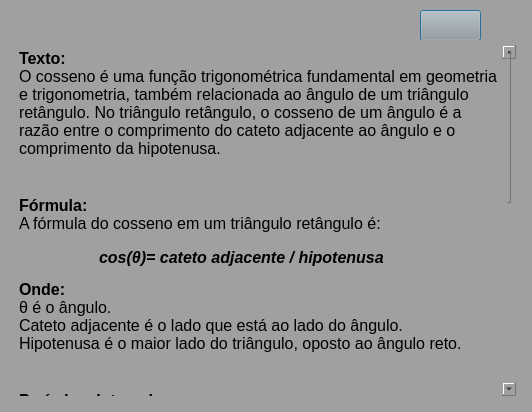
<?xml version="1.0" encoding="UTF-8"?>
<ui version="4.0">
 <class>Dialog</class>
 <widget class="QDialog" name="Dialog">
  <property name="geometry">
   <rect>
    <x>0</x>
    <y>0</y>
    <width>532</width>
    <height>412</height>
   </rect>
  </property>
  <property name="windowTitle">
   <string>Informações</string>
  </property>
  <property name="styleSheet">
   <string notr="true">background-color:rgb(160, 160, 160);
padding: 5px</string>
  </property>
  <widget class="QPushButton" name="btnControlarScroll">
   <property name="geometry">
    <rect>
     <x>420</x>
     <y>10</y>
     <width>61</width>
     <height>31</height>
    </rect>
   </property>
   <property name="cursor">
    <cursorShape>PointingHandCursor</cursorShape>
   </property>
   <property name="text">
    <string/>
   </property>
  </widget>
  <widget class="QTextEdit" name="textEditCosseno">
   <property name="geometry">
    <rect>
     <x>10</x>
     <y>40</y>
     <width>511</width>
     <height>361</height>
    </rect>
   </property>
   <property name="font">
    <font>
     <family>Segoe UI</family>
    </font>
   </property>
   <property name="cursor" stdset="0">
    <cursorShape>ArrowCursor</cursorShape>
   </property>
   <property name="styleSheet">
    <string notr="true">border: none</string>
   </property>
   <property name="readOnly">
    <bool>true</bool>
   </property>
   <property name="html">
    <string>&lt;!DOCTYPE HTML PUBLIC &quot;-//W3C//DTD HTML 4.0//EN&quot; &quot;http://www.w3.org/TR/REC-html40/strict.dtd&quot;&gt;
&lt;html&gt;&lt;head&gt;&lt;meta name=&quot;qrichtext&quot; content=&quot;1&quot; /&gt;&lt;style type=&quot;text/css&quot;&gt;
p, li { white-space: pre-wrap; }
&lt;/style&gt;&lt;/head&gt;&lt;body style=&quot; font-family:'Segoe UI'; font-size:8.25pt; font-weight:400; font-style:normal;&quot;&gt;
&lt;p style=&quot; margin-top:12px; margin-bottom:12px; margin-left:0px; margin-right:0px; -qt-block-indent:0; text-indent:0px;&quot;&gt;&lt;span style=&quot; font-size:12pt; font-weight:600;&quot;&gt;Texto:&lt;/span&gt;&lt;span style=&quot; font-size:12pt;&quot;&gt;&lt;br /&gt;O cosseno é uma função trigonométrica fundamental em geometria e trigonometria, também relacionada ao ângulo de um triângulo retângulo. No triângulo retângulo, o cosseno de um ângulo é a razão entre o comprimento do cateto adjacente ao ângulo e o comprimento da hipotenusa.&lt;/span&gt;&lt;/p&gt;
&lt;hr /&gt;
&lt;p style=&quot; margin-top:12px; margin-bottom:12px; margin-left:0px; margin-right:0px; -qt-block-indent:0; text-indent:0px;&quot;&gt;&lt;span style=&quot; font-size:12pt; font-weight:600;&quot;&gt;Fórmula:&lt;/span&gt;&lt;span style=&quot; font-size:12pt;&quot;&gt;&lt;br /&gt;A fórmula do cosseno em um triângulo retângulo é:&lt;/span&gt;&lt;/p&gt;
&lt;p style=&quot; margin-top:12px; margin-bottom:12px; margin-left:0px; margin-right:0px; -qt-block-indent:0; text-indent:0px;&quot;&gt;&lt;span style=&quot; font-size:12pt;&quot;&gt;	&lt;/span&gt;&lt;span style=&quot; font-size:12pt; font-weight:600; font-style:italic;&quot;&gt;cos⁡(θ)= cateto adjacente / hipotenusa&lt;/span&gt;&lt;/p&gt;
&lt;p style=&quot; margin-top:12px; margin-bottom:12px; margin-left:0px; margin-right:0px; -qt-block-indent:0; text-indent:0px;&quot;&gt;&lt;span style=&quot; font-size:12pt; font-weight:600;&quot;&gt;Onde:&lt;/span&gt;&lt;span style=&quot; font-size:12pt;&quot;&gt;&lt;br /&gt;θ é o ângulo.&lt;br /&gt;Cateto adjacente é o lado que está ao lado do ângulo.&lt;br /&gt;Hipotenusa é o maior lado do triângulo, oposto ao ângulo reto.&lt;/span&gt;&lt;/p&gt;
&lt;hr /&gt;
&lt;p style=&quot; margin-top:12px; margin-bottom:12px; margin-left:0px; margin-right:0px; -qt-block-indent:0; text-indent:0px;&quot;&gt;&lt;span style=&quot; font-size:12pt; font-weight:600;&quot;&gt;Período e Intervalo:&lt;/span&gt;&lt;span style=&quot; font-size:12pt;&quot;&gt;&lt;br /&gt;O cosseno de um ângulo é uma função periódica, o que significa que ela se repete em intervalos regulares.&lt;br /&gt;O intervalo de valores do cosseno é sempre entre -1 e 1.&lt;/span&gt;&lt;/p&gt;
&lt;p style=&quot; margin-top:12px; margin-bottom:12px; margin-left:0px; margin-right:0px; -qt-block-indent:0; text-indent:0px;&quot;&gt;&lt;span style=&quot; font-size:8pt;&quot;&gt;	                                    &lt;/span&gt;&lt;span style=&quot; font-size:12pt; font-weight:600; font-style:italic;&quot;&gt;1−1≤cos(θ)≤1&lt;/span&gt;&lt;/p&gt;
&lt;hr /&gt;
&lt;p style=&quot; margin-top:12px; margin-bottom:12px; margin-left:0px; margin-right:0px; -qt-block-indent:0; text-indent:0px;&quot;&gt;&lt;span style=&quot; font-size:12pt; font-weight:600;&quot;&gt;Características:&lt;/span&gt;&lt;span style=&quot; font-size:12pt;&quot;&gt;&lt;br /&gt;O cosseno é uma função suave, representada por uma curva chamada curva cossenoidal. Em um gráfico, ela também oscila entre -1 e 1 e possui um período de 360° ou 2π radianos.&lt;br /&gt;Diferente do seno, o cosseno começa no valor máximo (1) quando o ângulo é 0°. Assim como o seno, é essencial na descrição de fenômenos periódicos como ondas e oscilações.&lt;/span&gt;&lt;/p&gt;
&lt;hr /&gt;
&lt;p style=&quot; margin-top:12px; margin-bottom:12px; margin-left:0px; margin-right:0px; -qt-block-indent:0; text-indent:0px;&quot;&gt;&lt;span style=&quot; font-size:12pt; font-weight:600;&quot;&gt;Aplicações:&lt;/span&gt;&lt;span style=&quot; font-size:12pt;&quot;&gt;&lt;br /&gt;O cosseno é utilizado em diversas áreas, como:&lt;/span&gt;&lt;/p&gt;
&lt;p style=&quot; margin-top:12px; margin-bottom:12px; margin-left:0px; margin-right:0px; -qt-block-indent:0; text-indent:0px;&quot;&gt;&lt;span style=&quot; font-size:12pt;&quot;&gt;Cálculos de movimento e projeções em física.&lt;br /&gt;Análise de sinais em engenharia elétrica e telecomunicações.&lt;br /&gt;Cálculo de forças em estruturas na engenharia civil.&lt;br /&gt;Desenvolvimento de jogos, gráficos e animações em computação.&lt;/span&gt;&lt;/p&gt;&lt;/body&gt;&lt;/html&gt;</string>
   </property>
  </widget>
 </widget>
 <resources/>
 <connections/>
</ui>
